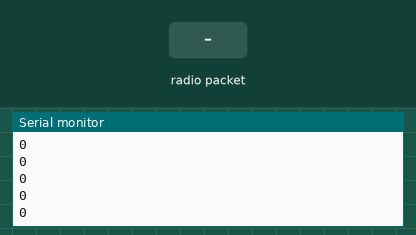
This sketch was run on a simulated ESP8266 (NodeMCU). Parts: the last lines printed to the serial monitor. The test bench sets the inputs (shaded band). No radio packets arrive unless stated.

Above: at 1.2 s.
1.3 s: radio packet "1" arrives
At 1.8 s:
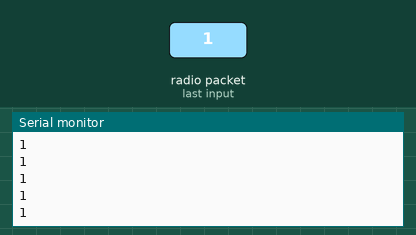
2.8 s: radio packet "0" arrives
At 3.3 s:
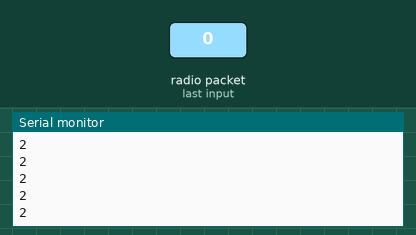
4.3 s: radio packet "2" arrives
At 5.2 s:
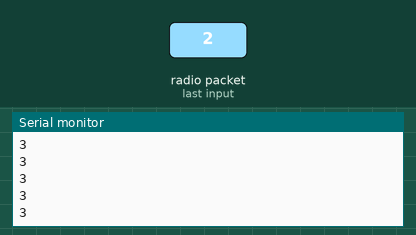
Timing chart, 0 to 7.3 s (numbered marks = the images above; inputs shaded):
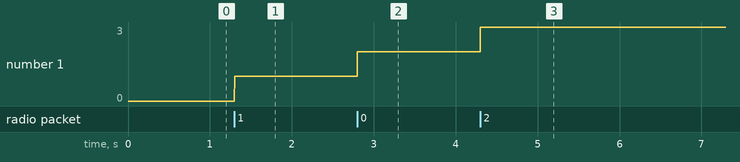

The sketch:

Reciever.ino
```cpp
#include <SPI.h>
#include <nRF24L01.h>
#include <RF24.h>

#define CE_PIN   D4
#define CSN_PIN  D3

const byte address[5] = {'R','x','A','A','A'};

RF24 radio(CE_PIN, CSN_PIN);

char dataReceived[32]; // this must match dataToSend in the TX
int counter = 0;
long int current;
long int delay0;

//===========

void setup() {
    Serial.begin(9600);

    while (!Serial) { }

    Serial.println("SimpleRx Starting");
    Serial.println("SimpleRx Starting");
    Serial.println("SimpleRx Starting");

    radio.begin();
    radio.setDataRate(RF24_250KBPS);
    radio.setPALevel(RF24_PA_MIN, 0);
    radio.setChannel(0); // 2400 MHz
    radio.setAddressWidth(5);
    radio.printDetails();
    radio.openReadingPipe(1, address);
    radio.startListening();
}
//=============

void loop() {
    if ( radio.available() ) {
        radio.read( &dataReceived, sizeof(dataReceived) );
        counter++;
    }
    // printed to ensure that the receiver is fucntioning
    Serial.println(counter);
}
```

Measured:
- after the input at 1.3 s, the serial monitor: prints a new line at once (image 1)
- after the input at 2.8 s, the serial monitor: prints a new line at once (image 2)
- after the input at 4.3 s, the serial monitor: prints a new line at once (image 3)
- plotted number 1: 0 → 1 after the input at 1.3 s, 1 → 2 after the input at 2.8 s, 2 → 3 after the input at 4.3 s
